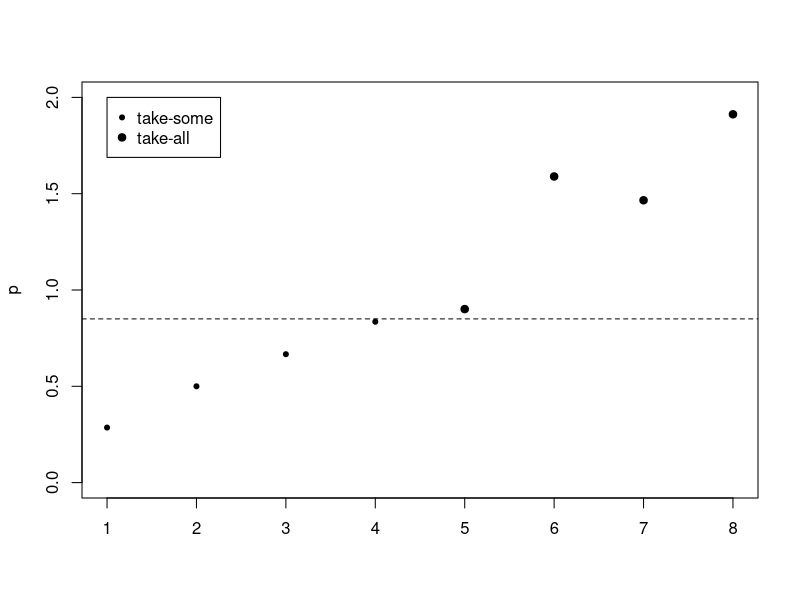

Generate this figure with R:
## ---- chunk 1
pi <- function(x, n) {
  n * (x / sum(x))
}

# Population with 13 units.
x <- c(1:8, 9.5, 10, 20, 20, 30)

alpha <- 0.15

# Units 11, 12, and 13 have an inclusion probability
# greater than 1 - alpha.
which(pi(x, 8) >= 1 - alpha)

# Now units 9 and 10 have an inclusion probability
# greater than 1 - alpha.
which(pi(x[1:10], 5) >= 1 - alpha)

# After two rounds of removal all inclusion probabilities
# are less than 1 - alpha.
any(pi(x[1:8], 3) >= 1 - alpha)
## ---- chunk 2
pi(x[1:9], 4)[9] >= 1 - alpha
## ---- chunk 3
#| fig.alt: >
#|   Diagram showing how to find units that belong in the take-all stratum.
p <- function(x, n) {
  ord <- order(x, decreasing = TRUE)
  s <- seq_len(n)
  possible_ta <- rev(ord[s])
  x_ta <- x[possible_ta] # ties are in reverse
  definite_ts <- ord[seq.int(n + 1, length.out = length(x) - n)]

  x_ta * s / (sum(x[definite_ts]) + cumsum(x_ta))
}

plot(1:4, p(x, 8)[1:4], xlab = "", ylab = "p", xlim = c(1, 8), ylim = c(0, 2), pch = 20)
points(5:8, p(x, 8)[5:8], pch = 19)
abline(1 - alpha, 0, lty = 2)
legend(1, 2, c("take-some", "take-all"), pch = c(20, 19))
